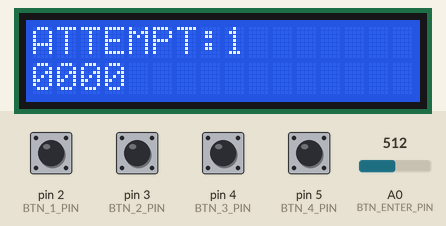
Bench run of a sketch on a simulated Arduino Uno, built with avr-gcc and run on an emulated ATmega328P. On the bench: 16×2 character LCD. The inputs (shaded band) are chosen by the test bench; at power-on: pin 2 (BTN_1_PIN), pin 3 (BTN_2_PIN), pin 4 (BTN_3_PIN), pin 5 (BTN_4_PIN) LOW, A0 (BTN_ENTER_PIN) = 512. Random numbers use the default seed unless the sketch sets one.

Above: at 7.9 s.
8.0 s: A0 (BTN_ENTER_PIN) set to 981
9.5 s: A0 (BTN_ENTER_PIN) set to 1009
At 13.3 s:
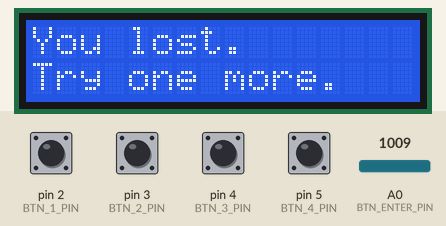
18.6 s: A0 (BTN_ENTER_PIN) set to 990
At 21.5 s:
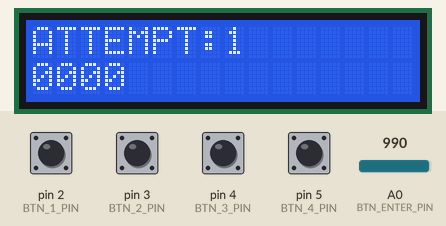
21.6 s: pin 2 (BTN_1_PIN) pulled HIGH for 1 s
At 23.8 s:
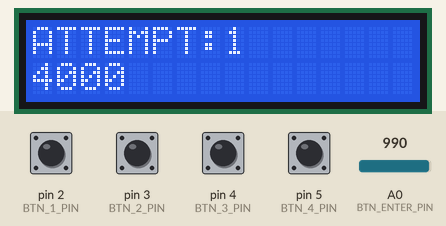
24.1 s: pin 3 (BTN_2_PIN) pulled HIGH for 0.2 s
At 25.5 s:
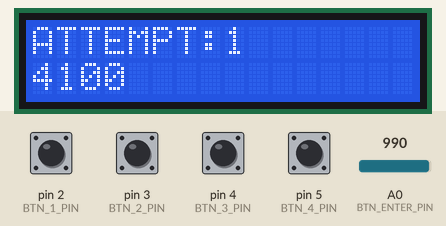
25.8 s: pin 4 (BTN_3_PIN) pulled HIGH for 0.2 s
At 27.2 s:
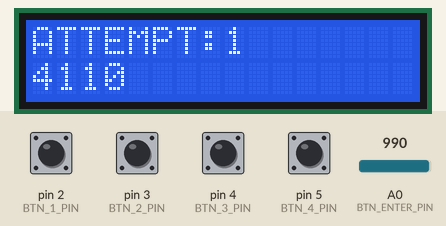
Timing chart, 0 to 28.5 s (numbered marks = the images above; inputs shaded):
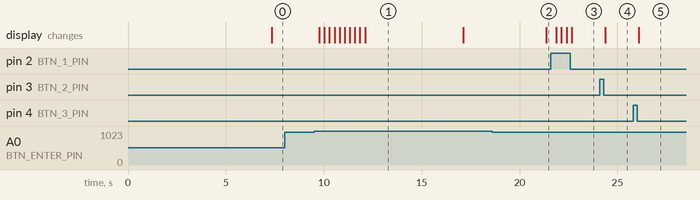

The sketch:

ps6.ino
```cpp
#include <time.h>

#include "lcd_wrapper.h"
#include "mastermind.h"

void setup() {
  srand(time(NULL));
  // Serial.begin(9600);
  lcd_init();
}

void loop() {
  char* code = generate_code(false, 4);
  play_game(code);
  free(code);
}
```

mastermind.cpp
```cpp
#include <Arduino.h>
#include <stdio.h>
#include <stdlib.h>
#include <time.h>
#include <math.h>
#include <string.h>

#include "mastermind.h"
#include "lcd_wrapper.h"

char* generate_code(bool repeat, int length) {
  if(length < 1) {
    return NULL;
  }

  int position = 0;
  char possible_numbers[] = "0123456789";
  char* combination = (char*) malloc(length + 1);

  while (position < length) {
    int random_position = rand() % 10;
    if(possible_numbers[random_position] != ' ') {
      combination[position] = possible_numbers[random_position];
      possible_numbers[random_position] = repeat ? possible_numbers[random_position] : ' ';
      position++;
    }
  }

  combination[length] = '\0';
  return combination;
}

char change_number(char symbol) {
  int number = (int)(symbol - '0');

  if(number == 9) {
    number = 0;
  } else {
    number += 1;
  }

  return (char)(number + '0');
}

void lights_greeting() {
  for(int j = 0; j < 3; j++) {
    for(int i = LED_BLUE_1; i <= LED_RED_4; i++) {
      digitalWrite(i, HIGH);
      delay(150);
      turn_off_leds();
    }
    delay(200);
  }
}

void turn_off_leds() {
  int first_led = LED_BLUE_1;
  int last_led = LED_RED_4 + 1;
  for(int i = first_led; i < last_led; i++) {
    digitalWrite(i, LOW);
  }
}

void display_win() {
  char* top_text = "Winner Winner";
  char* bottom_text = "Chicken Dinner";

  lcd_clear();
  lcd_print_at(0, 0, top_text);
  lcd_print_at(2, 1, bottom_text);

  for(int i = LED_BLUE_1; i <= LED_RED_4; i++) {
    digitalWrite(i, HIGH);
  }

  delay(5000);
  turn_off_leds();
  lcd_clear();
}

void display_lost() {
  char* top_text = "You lost.";
  char* bottom_text = "Try one more.";

  lcd_clear();
  lcd_print_at(0, 0, top_text);
  lcd_print_at(0, 1, bottom_text);

  delay(5000);
  lcd_clear();
}

void play_game(char* secret) {
  int guesses = 0;
  int delay_time = 250;
  char **guess_history = (char **) calloc(10, sizeof(char *));
  for(int i = 0; i < 10; i++) {
    guess_history[i] = (char *) calloc(4, 1);
  }

  lights_greeting();
  lcd_clear();

  while(guesses < 10) {
    int led_a = 0;
    int led_b = 0;
    char guess[] = "0000";
    int history_position = guesses - 1;

    if(guesses > 0) {
      render_history(secret, guess_history, history_position);
    }

    while(analogRead(BTN_ENTER_PIN) < 1000) {
      if(digitalRead(BTN_1_PIN) == HIGH) {
        unsigned long pressed_time = millis();
        while(digitalRead(BTN_1_PIN) == HIGH) {
          if(guesses == 0) {
            break;
          }
          if (digitalRead(BTN_2_PIN) == HIGH) {
            if (history_position > 0) {
              history_position -= 1;
            }
            render_history(secret, guess_history, history_position);
            delay(200);
          } else if (digitalRead(BTN_3_PIN) == HIGH) {
            if (history_position != guesses - 1) {
              history_position += 1;
            }
            render_history(secret, guess_history, history_position);
            delay(200);
          }
        }
        unsigned long released_time = millis();
        if((released_time - pressed_time) < delay_time) {
          guess[0] = change_number(guess[0]);
          delay(delay_time);
        }
      } else if(digitalRead(BTN_2_PIN) == HIGH) {
        guess[1] = change_number(guess[1]);
        delay(delay_time);
      } else if(digitalRead(BTN_3_PIN) == HIGH) {
        guess[2] = change_number(guess[2]);
        delay(delay_time);
      } else if(digitalRead(BTN_4_PIN) == HIGH) {
        guess[3] = change_number(guess[3]);
        delay(delay_time);
      }

      lcd_print_at(0, 0, "ATTEMPT:");
      lcd_num(guesses + 1);
      lcd_print_at(0, 1, guess);
    }

    delay(delay_time);
    get_score(secret, guess, &led_a, &led_b);

    if(led_a == 4) {
      display_win();
    } else {
      guesses += 1;
      strcpy(guess_history[guesses - 1], guess);
      lcd_clear();
      turn_off_leds();
      render_leds(led_a, led_b);
    }
  }

  display_lost();
}

void render_leds(const int peg_a, const int peg_b) {
  int red_led = LED_RED_1;
  for(int i = 0; i < peg_a; i++) {
    digitalWrite(red_led, HIGH);
    red_led += 2;
  }

  int blue_led = LED_BLUE_1;
  for(int i = 0; i < peg_b; i++) {
    digitalWrite(blue_led, HIGH);
    blue_led += 2;
  }
}

void render_history(char* secret, char** history, const int entry_nr) {
  int led_a = 0;
  int led_b = 0;
  lcd_set_cursor(10, 1);
  lcd_num(entry_nr + 1);
  lcd_print((char *) ":");
  get_score(secret, history[entry_nr], &led_a, &led_b);
  lcd_num(led_a);
  lcd_print((char *) "A");
  lcd_num(led_b);
  lcd_print((char *) "B");
  turn_off_leds();
  render_leds(led_a, led_b);
}

void get_score(const char* secret, const char* guess, int* peg_a, int* peg_b) {
  int secret_length = strlen(secret);
  char* secret_duplicate = (char *) calloc(secret_length + 1, 1);
  strcpy(secret_duplicate, secret);

  for (int i = 0; i < secret_length; i++) {
    if (secret_duplicate[i] == guess[i]) {
      secret_duplicate[i] = ' ';
      *peg_a += 1;
    }
  }

  for (int i = 0; i < secret_length; i++) {
    if (secret_duplicate[i] != ' ') {
      for (int j = 0; j < secret_length; j++) {
        if (i != j && secret_duplicate[i] == guess[j]) {
          secret_duplicate[i] = ' ';
          *peg_b += 1;
          break;
        }
      }
    }
  }
}
```

mastermind.h
```cpp
#ifndef _MASTERMIND_H
#define _MASTERMIND_H

#define BTN_1_PIN       2
#define BTN_2_PIN       3
#define BTN_3_PIN       4
#define BTN_4_PIN       5
#define BTN_ENTER_PIN   A0

#define LED_BLUE_1      6
#define LED_RED_1       7
#define LED_BLUE_2      8
#define LED_RED_2       9
#define LED_BLUE_3      10
#define LED_RED_3       11
#define LED_BLUE_4      12
#define LED_RED_4       13


/**
 * Generate secret code
 *
 * Generates secret code, which consists from digits only as a string.
 * No two digits in the code combination can be same! Only if the repeat
 * parameter is set to true.
 * The length of generated code is set by the parameter length. If the given
 * parameter is less than 1, function will generate no code and returns NULL.
 * @param repeat if set to true, numbers in the generated code can repeat
 * @param length the length of the code
 * @return Pointer to the random generated code as string of given length. If length param is less than 1, return NULL.
 */
char* generate_code(bool repeat, int length);


/**
 * Game loop
 *
 * This is the main game loop. Function is called with the secret combination and
 * ends, when the combination is found or when the player runs out of the attempts.
 * @param secret reference to the secret combination
 */
void play_game(char* secret);


/**
 * Renders the RGB leds based on the guessed combination
 *
 * Lights up RGB leds with propper colors based on the current guessed combination.
 * Red color is for guessed number on correct position and blue number is for
 * guessed number on incorrect posititoin.
 * @param peg_a number of guessed digits on correct position
 * @param peg_b number of guessed digits on incorrect position
 */
void render_leds(const int peg_a, const int peg_b);


/**
 * Turns all RGB leds off
 */
void turn_off_leds();


/**
 * Renders history
 *
 * Renders line of a history defined by the parameter entry_nr on the display.
 * @param secret reference to the secret combination
 * @param history list (array) of history entries
 * @param entry_nr index of history entry to render
 */
void render_history(char* secret, char** history, const int entry_nr);


/**
 * Returns score for the given guess
 *
 * @param secret the pointer to the secret code
 * @param guess the pointer to the current guess
 * @param peg_a output parameter to get number of As for current guess
 * * @param peg_b output parameter to get number of Bs for current guess
 */
void get_score(const char* secret, const char* guess, int* peg_a, int* peg_b);
#endif
```

lcd_wrapper.cpp
```cpp
#include <Arduino.h>
#include <LiquidCrystal_I2C.h>
#include "lcd_wrapper.h"

LiquidCrystal_I2C lcd(0x27, 16, 2);

void made_by() {
  char* top_text = "Made by Nikita";
  char* bottom_text = "Kalashnikov";

  lcd_print_at(0, 0, top_text);
  lcd_print_at(0, 1, bottom_text);
  delay(3000);
}

void lcd_init() {
  lcd.init();
  lcd.backlight();
  made_by();
}

void lcd_clear() {
  lcd.clear();
}

void lcd_set_cursor(int y, int x) {
  lcd.setCursor(y, x);
}

void lcd_print(char* text) {
  // Serial.println(text);
  lcd.print(text);
}

void lcd_num(int num) {
  lcd.print(num);
}


void lcd_print_at(int y, int x, char* text) {
  lcd_set_cursor(y, x);
  lcd_print(text);
}
```

lcd_wrapper.h
```cpp
#ifndef _LCD_H
#define _LCD_H

/**
 * Initialize LCD
 *
 * Everything you need to initialize your LCD display, place here.
 * This function should be called in function setup().
 */
void lcd_init();


/**
 * Clears the LCD display
 *
 * Clears content of the LCD display. After the call is display empty.
 */
void lcd_clear();


/**
 * Set cursor to given posititon
 *
 * Sets cursor to given position based on y and x coordinates.
 * @param y the row
 * @param x the column
 */
void lcd_set_cursor(int y, int x);


/**
 * Print text on LCD display
 *
 * Prints the givent text on the display on the current
 * cursor position.
 * @param text the text to print
 */
void lcd_print(char* text);
void lcd_num(int num);

/**
 * Set cursor to given positition and print text
 *
 * Sets the cursor to given position based on y and x coorindates
 * and then prints the given text.
 * @param y the row
 * @param x the column
 * @param text the text to print
 */
void lcd_print_at(int y, int x, char* text);

#endif
```

Measured:
- the behaviour switches between 999 and 1000 on A0 (BTN_ENTER_PIN) (found by bisection; images 0 and 1)
- after the input at 8.0 s, every drawn part: stays the same
- after the input at 9.5 s, the display: first changes after 0.27 s (image 1 shows a later state)
- after the input at 21.6 s, the display: first changes after 0.27 s (image 3 shows a later state)
- after the input at 24.1 s, the display: changes after 0.28 s (image 4)
- after the input at 25.8 s, the display: changes after 0.29 s (image 5)
- what the display in image 1 shows lasts 5.0 s, from 12.1 s to 17.1 s
